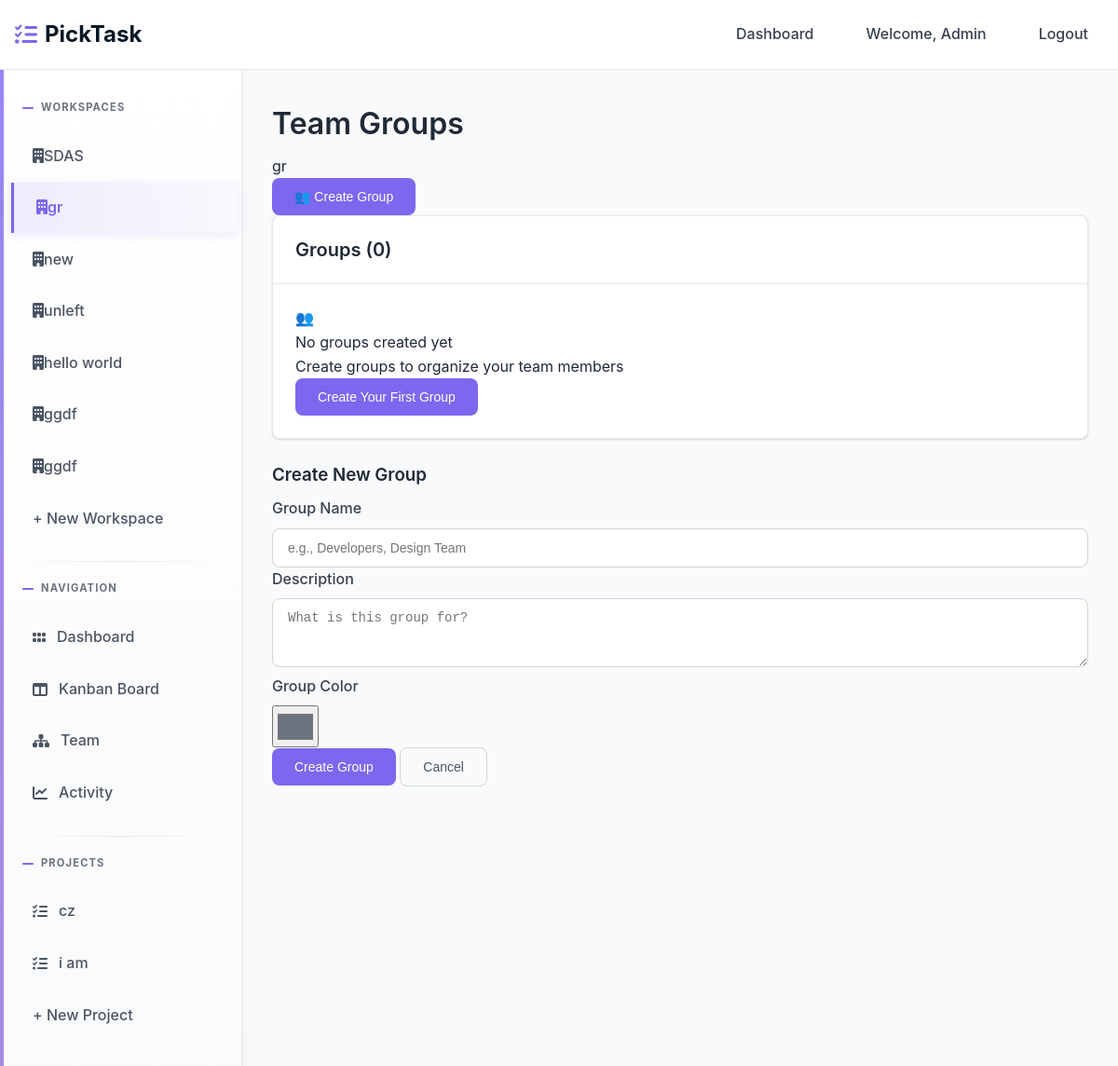
Screenshot of /team/6/groups/ (signed in) with the database file from the repository.
### home/models.py (models this page shows)
class User(AbstractUser):
    full_name = models.CharField(max_length=255, blank=True, null=True)
    created_at = models.DateTimeField(auto_now_add=True)

### workspace/models.py (models this page shows, shortened)
class Membership(models.Model):
    ROLE_CHOICES = [
        ('admin', 'Admin'),
        ('member', 'Member'),
    ]
    user = models.ForeignKey(settings.AUTH_USER_MODEL, on_delete=models.CASCADE, related_name='memberships')
    workspace = models.ForeignKey(Workspace, on_delete=models.CASCADE, related_name='memberships')
    role = models.CharField(max_length=20, choices=ROLE_CHOICES, default='member')
    joined_at = models.DateTimeField(auto_now_add=True)
    class Meta:
        unique_together = ['user', 'workspace']
        ordering = ['-joined_at']

class Workspace(models.Model):
    name = models.CharField(max_length=255)
    created_by = models.ForeignKey(settings.AUTH_USER_MODEL, on_delete=models.CASCADE, related_name='workspaces_created')
    created_at = models.DateTimeField(auto_now_add=True)
    class Meta:
        ordering = ['-created_at']

class Project(models.Model):
    name = models.CharField(max_length=255)
    description = models.TextField(blank=True, null=True)
    workspace = models.ForeignKey(Workspace, on_delete=models.CASCADE, related_name='projects')
    created_by = models.ForeignKey(settings.AUTH_USER_MODEL, on_delete=models.CASCADE, related_name='projects_created')
    created_at = models.DateTimeField(auto_now_add=True)
    color = models.CharField(max_length=7, default='#3B82F6')  # Hex color
    class Meta:
        ordering = ['-created_at']

### workspace/decorators.py (the view)
    def wrapper(request, workspace_id, *args, **kwargs):
        workspace = get_object_or_404(Workspace, id=workspace_id)
        if not Membership.objects.filter(user=request.user, workspace=workspace).exists():
            messages.error(request, "You don't have access to this workspace")
            return redirect('workspace:dashboard')
        return view_func(request, workspace_id, *args, **kwargs)

### team/forms.py
class GroupForm(forms.ModelForm):
    class Meta:
        model = Group
        fields = ['name', 'description', 'color']
        widgets = {
            'name': forms.TextInput(attrs={
                'class': 'form-input',
                'placeholder': 'Group name (e.g., Developers, Designers)'
            }),
            'description': forms.Textarea(attrs={
                'class': 'form-textarea',
                'rows': 3,
                'placeholder': 'Group description (optional)'
            }),
            'color': forms.TextInput(attrs={
                'type': 'color',
                'class': 'form-color h-10 w-10'  # Fixed width typo: was 'w-15'
            }),
        }

### templates/team/groups.html (shortened to what this page needs)
{% extends 'base.html' %}
{% load static %}
{% block content %}
<div class="flex justify-between items-center mb-6">
    <div>
        <h1>Team Groups</h1>
        <p class="text-gray-600">{{ workspace.name }}</p>
    </div>
    {% if user_membership.role == 'admin' %}
    <button class="btn btn-primary" onclick="openCreateGroupModal()">
        👥 Create Group
    </button>
    {% endif %}
</div>
<div class="card">
    <div class="card-header">
        <h2 class="card-title">Groups ({{ groups.count }})</h2>
    </div>
    <div class="card-body">
        <div class="grid grid-cols-1 md:grid-cols-2 lg:grid-cols-3 gap-6">
            {% for group in groups %}
            <div class="border border-gray-200 rounded-lg p-4 hover:shadow-md transition-shadow">
                <div class="flex justify-between items-start mb-3">
                    <div class="flex items-center gap-2">
                        <span class="w-3 h-3 rounded-full" style="background-color: {{ group.color }}"></span>
                        <h3 class="font-semibold">{{ group.name }}</h3>
                    </div>
                    <span class="text-xs bg-gray-100 text-gray-600 px-2 py-1 rounded">
                        {{ group.member_count }} members
                    </span>
                </div>
                <p class="text-gray-600 text-sm mb-4">{{ group.description|default:"No description" }}</p>
                <div class="flex gap-2">
                    <a href="{% url 'team:group-detail' workspace.id group.id %}" class="btn btn-outline btn-sm flex-1 text-center">
                        View
                    </a>
                    {% if user_membership.role == 'admin' %}
                    <a href="{% url 'team:group-detail' workspace.id group.id %}" class="btn btn-outline btn-sm">
                        Edit
                    </a>
                    {% endif %}
                </div>
            </div>
            {% empty %}
            <div class="col-span-full text-center py-8">
                <div class="text-4xl mb-4">👥</div>
                <p class="text-gray-500 text-lg mb-2">No groups created yet</p>
                <p class="text-gray-400 text-sm mb-4">Create groups to organize your team members</p>
                {% if user_membership.role == 'admin' %}
                <button class="btn btn-primary mt-2" onclick="openCreateGroupModal()">
                    Create Your First Group
                </button>
                {% endif %}
            </div>
            {% endfor %}
        </div>
    </div>
</div>
<div id="createGroupModal" class="fixed inset-0 bg-black bg-opacity-50 flex items-center justify-center hidden z-50">
    <div class="bg-white rounded-lg p-6 w-full max-w-md mx-4">
        <h3 class="text-lg font-semibold mb-4">Create New Group</h3>
        <form method="post" action="{% url 'team:groups' workspace.id %}">
            <div class="space-y-4">
                <div>
                    <label class="form-label">Group Name</label>
                    <input type="text" name="name" class="form-input" placeholder="e.g., Developers, Design Team" required>
                </div>
                <div>
                    <label class="form-label">Description</label>
                    <textarea name="description" class="form-textarea" rows="3" placeholder="What is this group for?"></textarea>
                </div>
                <div>
                    <label class="form-label">Group Color</label>
                    <input type="color" name="color" value="#6B7280" class="form-color h-10 w-full">
                </div>
            </div>
            <div class="flex gap-4 mt-6">
                <button type="submit" class="btn btn-primary">Create Group</button>
                <button type="button" class="btn btn-outline" onclick="closeCreateGroupModal()">Cancel</button>
            </div>
        </form>
    </div>
</div>
{% endblock %}

### templates/base.html (shortened to what this page needs)
<!DOCTYPE html>
<html lang="en">
  <head>
    <link href="https://cdnjs.cloudflare.com/ajax/libs/font-awesome/6.0.0/css/all.min.css" rel="stylesheet">
  </head>
  <body>
    <nav class="navbar" id="navbar" role="navigation" aria-label="Main navigation">
      <div class="nav-container">
        <a href="{% url 'workspace:dashboard' %}" class="logo" aria-label="PickTask home">
          <i class="fas fa-tasks" aria-hidden="true"></i>
          PickTask
        </a>
        <div class="nav-links" id="nav-links">
          {% if user.is_authenticated %}
          <a href="{% url 'workspace:dashboard' %}" class="nav-link {% if request.resolver_match.url_name == 'dashboard' %}active{% endif %}">Dashboard</a>
          <span class="nav-link">Welcome, {{ user.username }}</span>
          <a href="{% url 'authentication:logout' %}" class="nav-link">Logout</a>
          {% else %}
          <a href="{% url 'authentication:login' %}" class="nav-link">Login</a>
          <a href="{% url 'authentication:register' %}" class="nav-link">Register</a>
          {% endif %}
        </div>
      </div>
    </nav>
    <div class="app-layout">
      {% if user.is_authenticated %}
      <aside class="sidebar">{% include 'partials/sidebar.html' %}</aside>
      {% endif %}
      <main class="main-content">
        {% block content %}{% endblock %}
      </main>
    </div>
  </body>
</html>

### templates/partials/sidebar.html
<div class="sidebar-section">
  <div class="sidebar-title">Workspaces</div>
  {% for membership in user.memberships.all %}
  <a
    href="{% url 'workspace:workspace-detail' membership.workspace.id %}"
    class="sidebar-link {% if current_workspace.id == membership.workspace.id %}active{% endif %}"
  >
    <span
      ><i class="fa-solid fa-building"></i>{{membership.workspace.name}}</span
    >
  </a>
  {% endfor %}
  <a
    href="{% url 'workspace:create-workspace' %}"
    class="sidebar-link {% if request.resolver_match.url_name == 'create-workspace' %}active{% endif %}"
  >
    + New Workspace
  </a>
</div>
{% if current_workspace %}
<div class="sidebar-section">
  <div class="sidebar-title">Navigation</div>
  <a
    href="{% url 'workspace:workspace-detail' current_workspace.id %}"
    class="sidebar-link {% if request.resolver_match.url_name == 'workspace-detail' %}active{% endif %}"
    ><i class="fa-solid fa-grip"></i>Dashboard
  </a>
  <a
    href="{% url 'kanban:kanban' current_workspace.id %}"
    class="sidebar-link {% if request.resolver_match.url_name == 'kanban' %}active{% endif %}"
    ><i class="fa-solid fa-table-columns"></i>Kanban Board
  </a>
  <a
    href="{% url 'team:team' current_workspace.id %}"
    class="sidebar-link {% if request.resolver_match.url_name == 'team' %}active{% endif %}"
    ><i class="fa-solid fa-sitemap"></i>Team
  </a>
  <a
    href="{% url 'activity:activity' current_workspace.id %}"
    class="sidebar-link {% if request.resolver_match.url_name == 'activity' %}active{% endif %}"
    ><i class="fa-solid fa-chart-line"></i>Activity
  </a>
</div>
<div class="sidebar-section">
  <div class="sidebar-title">Projects</div>
  {% for project in current_workspace.projects.all %}
  <a
    href="{% url 'kanban:kanban' current_workspace.id %}?project={{ project.id }}"
    class="sidebar-link"
    ><i class="fa-solid fa-list-check"></i>{{ project.name }}
  </a>
  {% empty %}
  <span class="sidebar-link text-muted">No projects yet</span>
  {% endfor %}
  <a
    href="{% url 'workspace:create-project' current_workspace.id %}"
    class="sidebar-link"
  >
    + New Project
  </a>
</div>
{% endif %}

### rows the page displays
User: username "Admin"
Membership: workspace.name "SDAS"
Membership: workspace.name "gr"
Membership: workspace.name "new"
Membership: workspace.name "unleft"
Membership: workspace.name "hello world"
Membership: workspace.name "ggdf"
Membership: workspace.name "ggdf"
Project: name "cz"
Project: name "i am"
Workspace: name "gr"

### other values shown
{{ groups.count }} "0"
